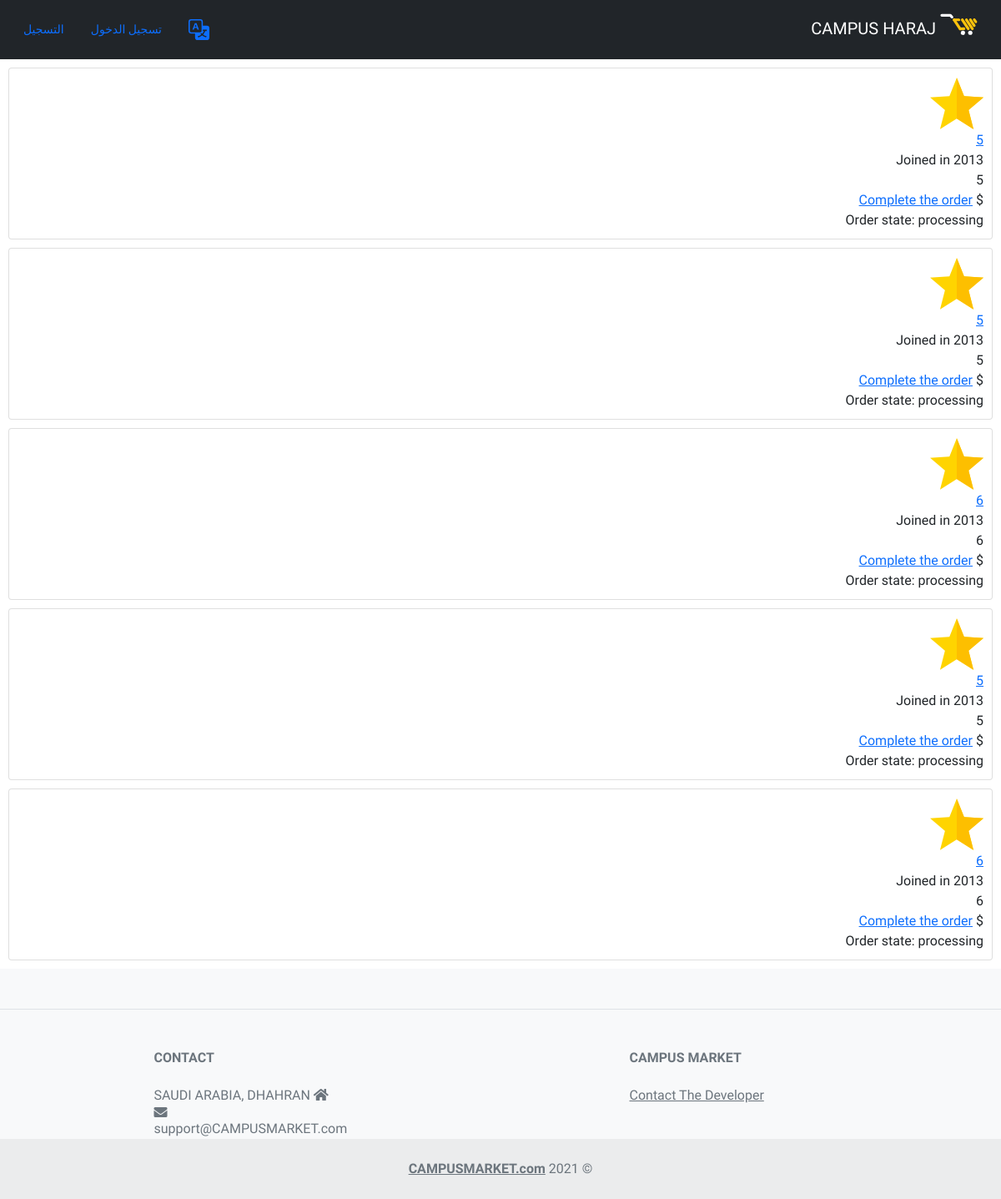
Before: /order/ (signed in) with the older database file.
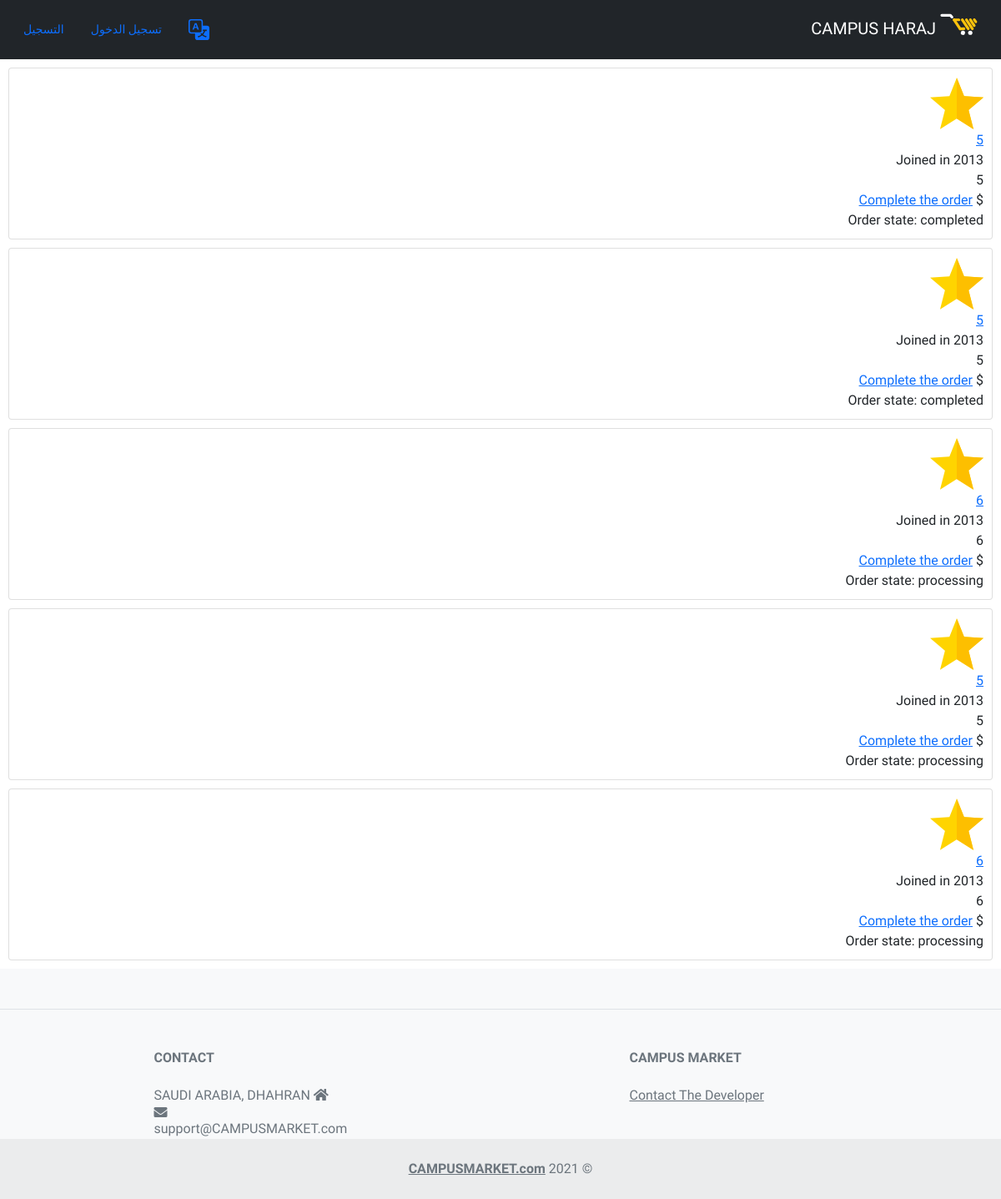
After: the same page with the newer database file.
### polls/models.py (models this page shows)
class Order(models.Model):
    seller=models.TextField(max_length=200, null=True)
    buyer=models.TextField(max_length=200, null=True)
    product=models.TextField(max_length=700, null=True)
    state=models.IntegerField(default=1)
    product_qentity=models.IntegerField(default=1)

### polls/views.py (the view)
# urls.py: path('order/', views.order, name="order"),
def order(request):
    if (request.session.get('theuser')):
        euser = User.objects.get(username=request.session.get('theuser'))
        orders = Order.objects.filter(seller=euser.username)
    return render(request, 'polls/order.html',{'username':euser,'orders':orders,'lang':lang})

### polls/templatetags/index.py (called while the page is built)
@register.filter
def getImgUrl(url):
    if(url):
        return url[5:]
    else:
        return "/static/pic_folder/star.png"

@register.filter
def orderStat(st):
    if(st==1):
        return "processing"
    elif(st==2):
        return "completed"

@register.filter
def dir(lang0):
    if (lang =='ar'):
        return 'rtl'
    return 'ltr'

### polls/templates/polls/order.html (shortened to what this page needs)
 {% extends 'head.html' %}
 {% block content %}
      {% load index %}
 {% for order in orders %}
<div class="ui card">
  <div class="image">
    <img src="{{ item.product.product_img.name|getImgUrl }}">
  </div>
  <div class="content">
    <a class="header">{{ order.product }}</a>
    <div class="meta">
      <span class="date">Joined in 2013</span>
    </div>
    <div class="description">
     {{ order.product }}
    </div>
  </div>
  <div class="extra content">
    <a>
      {{ order.product.product_price }} $
        <a class="ui button" href="{% url 'polls:orderCompletion' order.id %}">Complete the order</a>
    </a>
  </div>
    <div class="extra content">
    <label >Order state:
        {{ order.state|orderStat }}
    </label>
  </div>
</div>
 {% endfor%}
{% endblock %}

Changed rows visible on the page:
changed Order (number 1 of 5 on the later page): state|orderStat "processing" → "completed"
changed Order (number 2 of 5 on the later page): state|orderStat "processing" → "completed"
